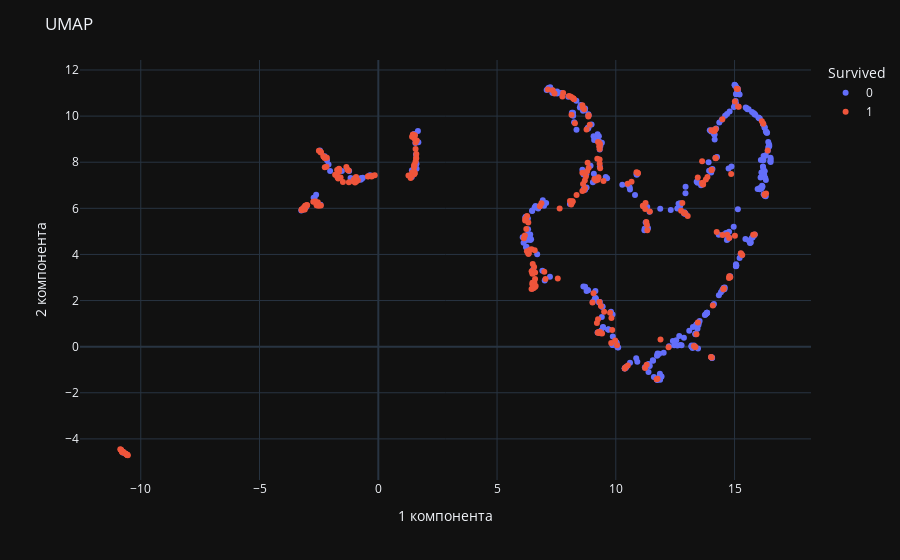

Source (notebook cell):
### Markdown cell above
## UMAP

### Code cell
from umap import UMAP
import plotly.express as px

umap = UMAP(n_components=2)

components = umap.fit_transform(X)

fig = px.scatter(components, x=0, y=1, color=data['Survived'].astype(object), labels={'color': 'Survived'})
fig.update_layout(
    title="UMAP",
    xaxis_title="1 компонента",
    yaxis_title="2 компонента",
)
fig.show()

### Figure 1 — Plotly figure (JSON) as saved in the notebook; plotly's stock layout.template omitted (floating-point values rounded to 4 significant figures; data arrays with more than 128 entries replaced by an {"elided": "..."} marker saying what was removed)
{"data": [{"hovertemplate": "Survived=0<br>0=%{x}<br>1=%{y}<extra></extra>", "legendgroup": "0", "marker": {"color": "#636efa", "symbol": "circle"}, "mode": "markers", "name": "0", "orientation": "v", "showlegend": true, "x": {"elided": "424 float values"}, "xaxis": "x", "y": {"elided": "424 float values"}, "yaxis": "y", "type": "scatter"}, {"hovertemplate": "Survived=1<br>0=%{x}<br>1=%{y}<extra></extra>", "legendgroup": "1", "marker": {"color": "#EF553B", "symbol": "circle"}, "mode": "markers", "name": "1", "orientation": "v", "showlegend": true, "x": {"elided": "290 float values"}, "xaxis": "x", "y": {"elided": "290 float values"}, "yaxis": "y", "type": "scatter"}], "layout": {"xaxis": {"anchor": "y", "domain": [0.0, 1.0], "title": {"text": "1 компонента"}}, "yaxis": {"anchor": "x", "domain": [0.0, 1.0], "title": {"text": "2 компонента"}}, "legend": {"title": {"text": "Survived"}, "tracegroupgap": 0}, "margin": {"t": 60}, "title": {"text": "UMAP"}}}
